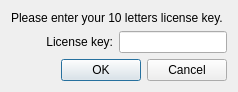
<?xml version="1.0" encoding="UTF-8"?>
<ui version="4.0">
 <class>LicenseKeyDialog</class>
 <widget class="QDialog" name="LicenseKeyDialog">
  <property name="geometry">
   <rect>
    <x>0</x>
    <y>0</y>
    <width>238</width>
    <height>90</height>
   </rect>
  </property>
  <property name="sizePolicy">
   <sizepolicy hsizetype="Fixed" vsizetype="Fixed">
    <horstretch>0</horstretch>
    <verstretch>0</verstretch>
   </sizepolicy>
  </property>
  <property name="windowTitle">
   <string>Dialog</string>
  </property>
  <layout class="QVBoxLayout" name="verticalLayout_2">
   <item>
    <layout class="QVBoxLayout" name="verticalLayout">
     <item>
      <widget class="QLabel" name="label">
       <property name="sizePolicy">
        <sizepolicy hsizetype="Preferred" vsizetype="Fixed">
         <horstretch>0</horstretch>
         <verstretch>0</verstretch>
        </sizepolicy>
       </property>
       <property name="text">
        <string>Please enter your 10 letters license key.</string>
       </property>
      </widget>
     </item>
     <item>
      <layout class="QHBoxLayout" name="horizontalLayout">
       <property name="sizeConstraint">
        <enum>QLayout::SetDefaultConstraint</enum>
       </property>
       <item>
        <widget class="QLabel" name="label_2">
         <property name="sizePolicy">
          <sizepolicy hsizetype="Preferred" vsizetype="Fixed">
           <horstretch>0</horstretch>
           <verstretch>0</verstretch>
          </sizepolicy>
         </property>
         <property name="text">
          <string>License key:</string>
         </property>
         <property name="alignment">
          <set>Qt::AlignRight|Qt::AlignTrailing|Qt::AlignVCenter</set>
         </property>
        </widget>
       </item>
       <item>
        <widget class="QLineEdit" name="licenseKeyEdit">
         <property name="sizePolicy">
          <sizepolicy hsizetype="Fixed" vsizetype="Fixed">
           <horstretch>0</horstretch>
           <verstretch>0</verstretch>
          </sizepolicy>
         </property>
        </widget>
       </item>
      </layout>
     </item>
     <item>
      <widget class="QDialogButtonBox" name="buttonBox">
       <property name="orientation">
        <enum>Qt::Horizontal</enum>
       </property>
       <property name="standardButtons">
        <set>QDialogButtonBox::Cancel|QDialogButtonBox::Ok</set>
       </property>
      </widget>
     </item>
    </layout>
   </item>
  </layout>
 </widget>
 <resources/>
 <connections>
  <connection>
   <sender>buttonBox</sender>
   <signal>accepted()</signal>
   <receiver>LicenseKeyDialog</receiver>
   <slot>accept()</slot>
   <hints>
    <hint type="sourcelabel">
     <x>227</x>
     <y>71</y>
    </hint>
    <hint type="destinationlabel">
     <x>157</x>
     <y>89</y>
    </hint>
   </hints>
  </connection>
  <connection>
   <sender>buttonBox</sender>
   <signal>rejected()</signal>
   <receiver>LicenseKeyDialog</receiver>
   <slot>reject()</slot>
   <hints>
    <hint type="sourcelabel">
     <x>227</x>
     <y>77</y>
    </hint>
    <hint type="destinationlabel">
     <x>237</x>
     <y>89</y>
    </hint>
   </hints>
  </connection>
 </connections>
</ui>
